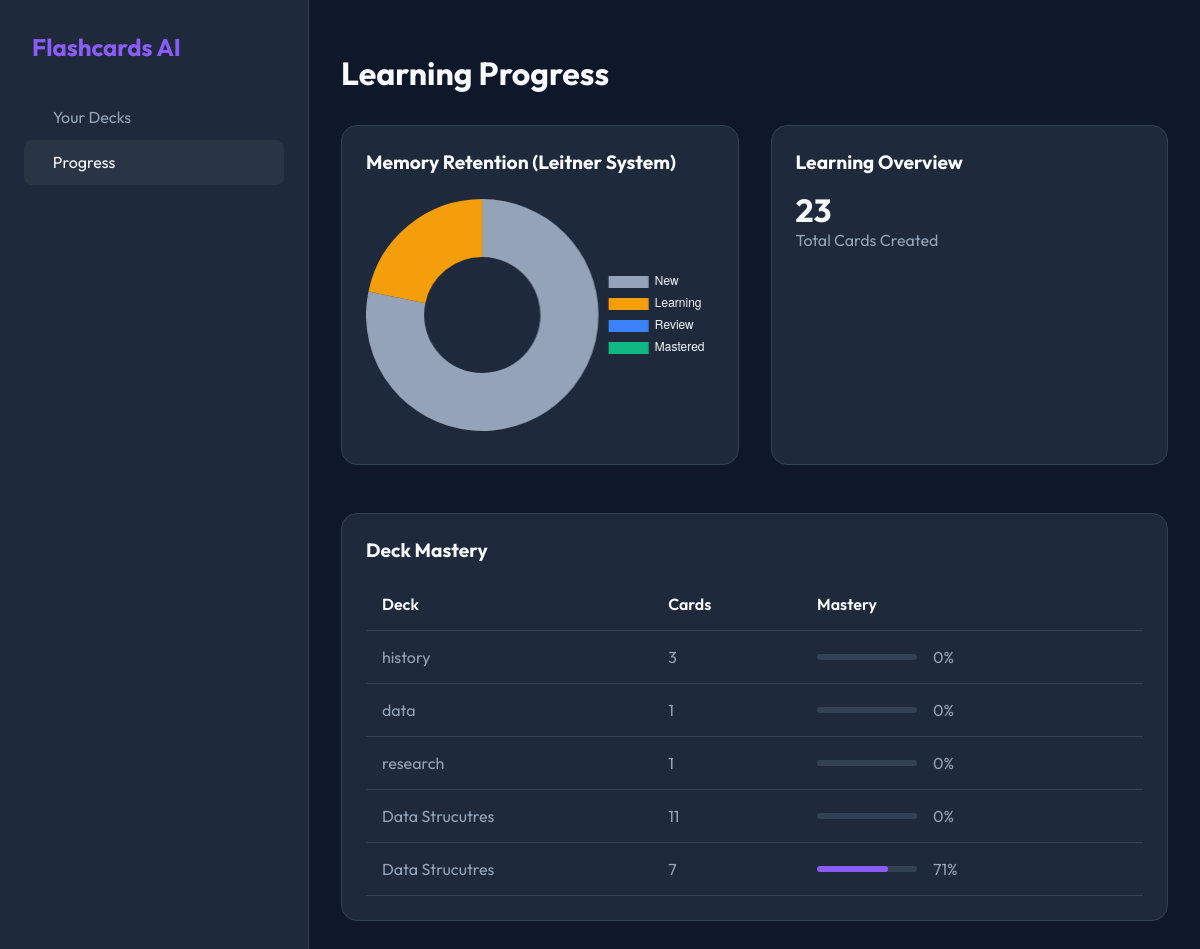
Screenshot of /flashcards/progress/ with the database file from the repository.
### flashcard_generator/models.py (models this page shows, shortened)
class FlashcardDeck(models.Model):
    title = models.CharField(max_length=200)
    created_at = models.DateTimeField(default=timezone.now)
    difficulty = models.CharField(max_length=20, default="Medium")
    @property
    def total_cards(self):
        return self.cards.count()
    @property
    def mastery_percentage(self):
        total = self.cards.count()
        if total == 0: return 0
        known = self.cards.filter(box__gt=1).count() # Leitner system box > 1
        return int((known / total) * 100)

### flashcard_generator/views.py (the view)
# urls.py: path('progress/', views.progress_view, name='flashcard_progress'),
def progress_view(request):
    decks = FlashcardDeck.objects.all()
    total_cards = Flashcard.objects.count()
    box_stats = {
        'New': Flashcard.objects.filter(box=1).count(),
        'Learning': Flashcard.objects.filter(box__range=(2, 3)).count(),
        'Review': Flashcard.objects.filter(box__range=(4, 5)).count(),
        'Mastered': Flashcard.objects.filter(box__gt=5).count()
    }
    return render(request, "flashcard_generator/progress.html", {
        'decks': decks,
        'total_cards': total_cards,
        'box_stats': box_stats
    })

### flashcard_generator/templates/flashcard_generator/progress.html (shortened to what this page needs)
{% load static %}
<!DOCTYPE html>
<html lang="en">
<head>
</head>
<body>
    <aside class="sidebar">
        <a href="{% url 'dashboard' %}" class="logo">
             Flashcards AI
        </a>
        <nav>
            <a href="{% url 'flashcard_home' %}" class="menu-item">
                 Your Decks
            </a>
            <div class="menu-item active">
                 Progress
            </div>
        </nav>
    </aside>
    <main class="main-content">
        <h1>Learning Progress</h1>
        <div class="stats-grid">
            <div class="card">
                <h2>Memory Retention (Leitner System)</h2>
                <div class="chart-container">
                    <canvas id="boxChart"></canvas>
                </div>
            </div>
            <div class="card">
                <h2>Learning Overview</h2>
                <div style="display: flex; flex-direction: column; gap: 1rem;">
                    <div>
                        <div style="font-size: 2rem; font-weight: 700;">{{ total_cards }}</div>
                        <div style="color: var(--text-muted);">Total Cards Created</div>
                    </div>
                </div>
            </div>
        </div>
        <div class="card">
            <h2>Deck Mastery</h2>
            <table>
                <thead>
                    <tr>
                        <th>Deck</th>
                        <th>Cards</th>
                        <th>Mastery</th>
                    </tr>
                </thead>
                <tbody>
                    {% for deck in decks %}
                    <tr>
                        <td>{{ deck.title }}</td>
                        <td>{{ deck.total_cards }}</td>
                        <td>
                            <div style="display: flex; align-items: center; gap: 1rem;">
                                <div style="width: 100px; height: 6px; background: #334155; border-radius: 3px;">
                                    <div
                                        style="width: {{ deck.mastery_percentage }}%; height: 100%; background: var(--accent); border-radius: 3px;">
                                    </div>
                                </div>
                                {{ deck.mastery_percentage }}%
                            </div>
                        </td>
                    </tr>
                    {% empty %}
                    <tr>
                        <td colspan="3">No decks yet.</td>
                    </tr>
                    {% endfor %}
                </tbody>
            </table>
        </div>
    </main>
    <script>
        const ctx = document.getElementById('boxChart').getContext('2d');
        const boxStats = {{ box_stats| safe }}; // {'New': 10, 'Learning': 5...}
        new Chart(ctx, {
            type: 'doughnut',
            data: {
                labels: Object.keys(boxStats),
                datasets: [{
                    data: Object.values(boxStats),
                    backgroundColor: [
                        '#94a3b8', // New - Slate
                        '#f59e0b', // Learning - Amber
                        '#3b82f6', // Review - Blue
                        '#10b981'  // Mastered - Green
                    ],
                    borderWidth: 0
                }]
            },
            options: {
                responsive: true,
                maintainAspectRatio: false,
                plugins: {
                    legend: { position: 'right', labels: { color: '#f8fafc' } }
                }
            }
        });
    </script>
</body>
</html>

### flashcard_generator/templates/flashcard_generator/progress.html (style rules this page uses)
:root { --bg-dark: #0f172a; --bg-card: #1e293b; --text-main: #f8fafc; --text-muted: #94a3b8; --accent: #8b5cf6; --success: #10b981; --warning: #f59e0b; }
body { font-family: 'Outfit', sans-serif; background-color: var(--bg-dark); color: var(--text-main); margin: 0; display: flex; min-height: 100vh; }
.sidebar { width: 260px; background: var(--bg-card); padding: 2rem 1.5rem; display: flex; flex-direction: column; gap: 2rem; border-right: 1px solid #334155; }
.logo { font-size: 1.5rem; font-weight: 700; color: var(--accent); text-decoration: none; display: flex; align-items: center; gap: 0.5rem; }
.menu-item { display: flex; align-items: center; gap: 0.8rem; padding: 0.8rem 1rem; color: var(--text-muted); text-decoration: none; border-radius: 8px; transition: 0.2s; }
.menu-item:hover, .menu-item.active { background: rgba(255, 255, 255, 0.05); color: var(--text-main); }
.main-content { flex: 1; padding: 2rem; overflow-y: auto; }
h1 { margin-bottom: 2rem; }
.stats-grid { display: grid; grid-template-columns: repeat(auto-fit, minmax(300px, 1fr)); gap: 2rem; margin-bottom: 3rem; }
.card { background: var(--bg-card); padding: 1.5rem; border-radius: 16px; border: 1px solid #334155; }
h2 { margin-top: 0; font-size: 1.2rem; margin-bottom: 1rem; }
.chart-container { position: relative; height: 250px; width: 100%; }
table { width: 100%; border-collapse: collapse; color: var(--text-muted); }
th, td { text-align: left; padding: 1rem; border-bottom: 1px solid #334155; }
th { color: var(--text-main); font-weight: 600; }

### rows the page displays
FlashcardDeck: title "history", total_cards "3", mastery_percentage "0"
FlashcardDeck: title "data", total_cards "1", mastery_percentage "0"
FlashcardDeck: title "research", total_cards "1", mastery_percentage "0"
FlashcardDeck: title "Data Strucutres", total_cards "11", mastery_percentage "0"
FlashcardDeck: title "Data Strucutres", total_cards "7", mastery_percentage "71"

### other values shown
{{ total_cards }} "23"
chart data {{ box_stats| safe }} {'New': 18, 'Learning': 5, 'Review': 0, 'Mastered': 0}
